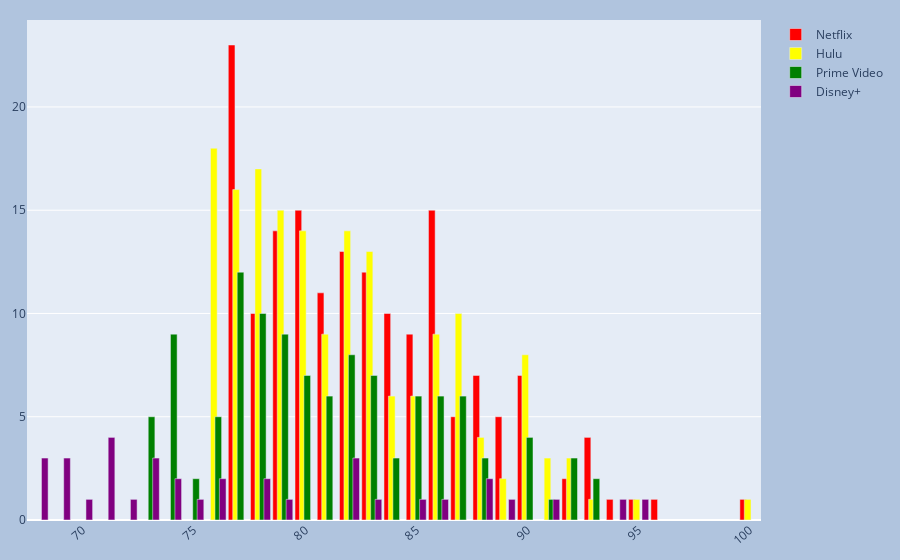

Notebook source saved alongside this figure:
### Markdown cell above
### The above graph shows the top-20 IMDb's rating of no of movies present in the Disney+

### Code cell
fig = go.Figure()
  
fig.add_trace(go.Bar(
    x=netflix_rotten.index,
    y=netflix_rotten.values,
    name='Netflix',
    marker_color='Red'
    
))
fig.update_traces(width=0.3)
fig.add_trace(go.Bar(
    x=Hulu_rotten.index,
    y=Hulu_rotten.values,
    name='Hulu',
    marker_color='yellow'
))
fig.update_traces(width=0.3)
fig.add_trace(go.Bar(
    x=prime_rotten.index,
    y=prime_rotten.values,
    name='Prime Video',
    marker_color='Green'
))
fig.update_traces(width=0.3)
fig.add_trace(go.Bar(
    x=Disney_rotten.index,
    y=Disney_rotten.values,
    name='Disney+',
    marker_color='purple'
))
fig.update_traces(width=0.3)
fig.update_layout(
    margin=dict(l=20, r=20, t=20, b=20),
    paper_bgcolor="LightSteelBlue",
)
fig.update_layout(barmode='group', xaxis_tickangle=-40)

fig.show()

### Figure 1 — Plotly figure (JSON) as saved in the notebook; plotly's stock layout.template omitted (floating-point values rounded to 4 significant figures)
{"data": [{"marker": {"color": "Red"}, "name": "Netflix", "type": "bar", "width": 0.3, "x": [77, 78, 79, 80, 81, 82, 83, 84, 85, 86, 87, 88, 89, 90, 92, 93, 94, 95, 96, 100], "y": [23, 10, 14, 15, 11, 13, 12, 10, 9, 15, 5, 7, 5, 7, 2, 4, 1, 1, 1, 1]}, {"marker": {"color": "yellow"}, "name": "Hulu", "type": "bar", "width": 0.3, "x": [76, 77, 78, 79, 80, 81, 82, 83, 84, 85, 86, 87, 88, 89, 90, 91, 92, 93, 95, 100], "y": [18, 16, 17, 15, 14, 9, 14, 13, 6, 6, 9, 10, 4, 2, 8, 3, 3, 1, 1, 1]}, {"marker": {"color": "Green"}, "name": "Prime Video", "type": "bar", "width": 0.3, "x": [73, 74, 75, 76, 77, 78, 79, 80, 81, 82, 83, 84, 85, 86, 87, 88, 90, 91, 92, 93], "y": [5, 9, 2, 5, 12, 10, 9, 7, 6, 8, 7, 3, 6, 6, 6, 3, 4, 1, 3, 2]}, {"marker": {"color": "purple"}, "name": "Disney+", "type": "bar", "width": 0.3, "x": [68, 69, 70, 71, 72, 73, 74, 75, 76, 78, 79, 82, 83, 85, 86, 88, 89, 91, 94, 95], "y": [3, 3, 1, 4, 1, 3, 2, 1, 2, 2, 1, 3, 1, 1, 1, 2, 1, 1, 1, 1]}], "layout": {"barmode": "group", "margin": {"b": 20, "l": 20, "r": 20, "t": 20}, "paper_bgcolor": "LightSteelBlue", "xaxis": {"tickangle": -40}}}
